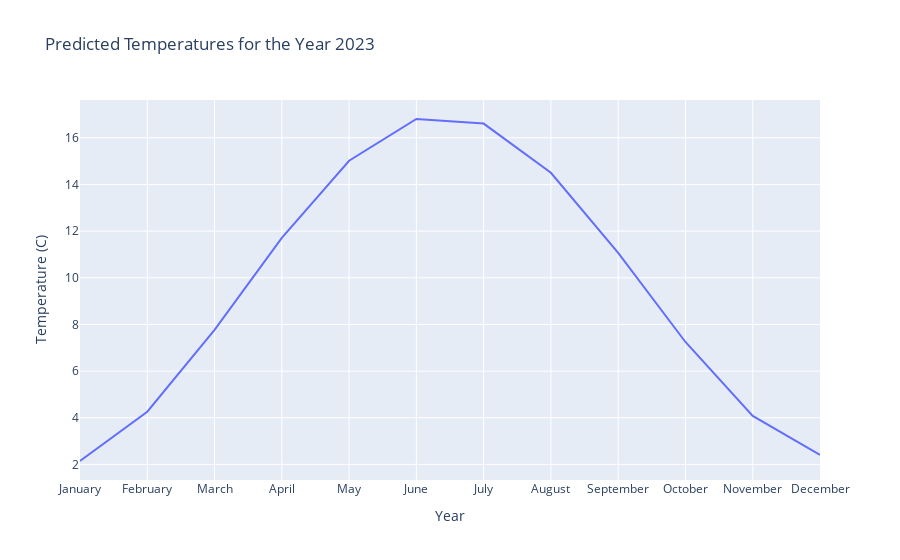

This figure's notebook cell:
### Code cell
# plotting the predicted values for the nth year

trace = go.Scatter(
    x = ["January", "February", "March", "April", "May", "June", "July", "August", "September", "October", "November", "December"],
    y = out_of_sample_forecast[-12:],
    mode = 'lines',
    name = 'Average Temperature'
)

layout = go.Layout(
    title='Predicted Temperatures for the Year %d' % (2013+num_years),
    xaxis=dict(
        title='Year',
    ),
    yaxis=dict(
        title='Temperature (C)',
    )
)
data = [trace]

fig = go.Figure(data=data, layout=layout)
iplot(fig)

### Figure 1 — Plotly figure (JSON) as saved in the notebook; plotly's stock layout.template omitted (floating-point values rounded to 4 significant figures)
{"data": [{"mode": "lines", "name": "Average Temperature", "type": "scatter", "x": ["January", "February", "March", "April", "May", "June", "July", "August", "September", "October", "November", "December"], "y": [2.147, 4.26, 7.767, 11.71, 15.02, 16.81, 16.61, 14.5, 11.07, 7.249, 4.078, 2.405]}], "layout": {"title": {"text": "Predicted Temperatures for the Year 2023"}, "xaxis": {"title": {"text": "Year"}}, "yaxis": {"title": {"text": "Temperature (C)"}}}}
